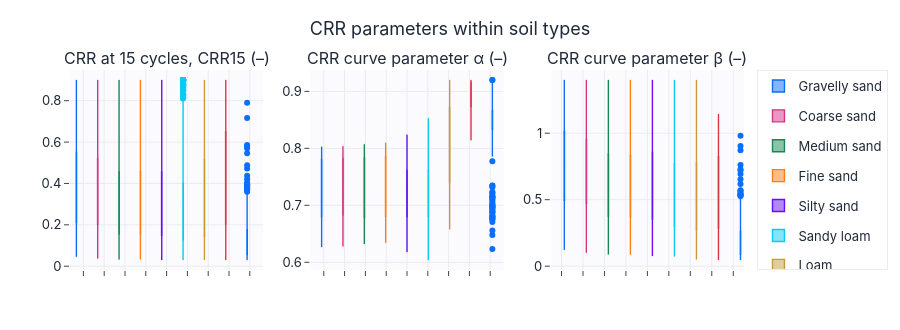

The notebook cell this image was saved under:
### Markdown cell above
## Параметры CRR по типам грунта

### Code cell
cols = ["crr_ref", "crr_alpha", "crr_betta"]
box_grid(meta, value_cols=cols, group_col="soil_type", group_order=soil_present,
         group_labels=SOIL_DISPLAY_NAMES_EN, titles=[FEATURE_AXIS_LABELS_EN.get(c, c) for c in cols],
         n_cols=3, title="CRR parameters within soil types",
         save=SAVE_FIGS, fig_id="1_3_crr_by_soil").show()

### Figure 1 — Plotly figure (JSON) as saved in the notebook; plotly's stock layout.template omitted (floating-point values rounded to 4 significant figures; data arrays with more than 128 entries replaced by an {"elided": "..."} marker saying what was removed)
{"data": [{"boxmean": true, "legendgroup": "Gravelly sand", "line": {"width": 1.4}, "marker": {"color": "#0b6efd"}, "name": "Gravelly sand", "showlegend": true, "type": "box", "xaxis": "x", "y": {"elided": "1429 float values"}, "yaxis": "y"}, {"boxmean": true, "legendgroup": "Coarse sand", "line": {"width": 1.4}, "marker": {"color": "#d63384"}, "name": "Coarse sand", "showlegend": true, "type": "box", "xaxis": "x", "y": {"elided": "2044 float values"}, "yaxis": "y"}, {"boxmean": true, "legendgroup": "Medium sand", "line": {"width": 1.4}, "marker": {"color": "#198754"}, "name": "Medium sand", "showlegend": true, "type": "box", "xaxis": "x", "y": {"elided": "4065 float values"}, "yaxis": "y"}, {"boxmean": true, "legendgroup": "Fine sand", "line": {"width": 1.4}, "marker": {"color": "#fd7e14"}, "name": "Fine sand", "showlegend": true, "type": "box", "xaxis": "x", "y": {"elided": "3091 float values"}, "yaxis": "y"}, {"boxmean": true, "legendgroup": "Silty sand", "line": {"width": 1.4}, "marker": {"color": "#6610f2"}, "name": "Silty sand", "showlegend": true, "type": "box", "xaxis": "x", "y": {"elided": "5894 float values"}, "yaxis": "y"}, {"boxmean": true, "legendgroup": "Sandy loam", "line": {"width": 1.4}, "marker": {"color": "#0dcaf0"}, "name": "Sandy loam", "showlegend": true, "type": "box", "xaxis": "x", "y": {"elided": "3558 float values"}, "yaxis": "y"}, {"boxmean": true, "legendgroup": "Loam", "line": {"width": 1.4}, "marker": {"color": "#c99a3d"}, "name": "Loam", "showlegend": true, "type": "box", "xaxis": "x", "y": {"elided": "2334 float values"}, "yaxis": "y"}, {"boxmean": true, "legendgroup": "Clay", "line": {"width": 1.4}, "marker": {"color": "#dc3545"}, "name": "Clay", "showlegend": true, "type": "box", "xaxis": "x", "y": {"elided": "1200 float values"}, "yaxis": "y"}, {"boxmean": true, "legendgroup": "Peat", "line": {"width": 1.4}, "marker": {"color": "#0b6efd"}, "name": "Peat", "showlegend": true, "type": "box", "xaxis": "x", "y": {"elided": "385 float values"}, "yaxis": "y"}, {"boxmean": true, "legendgroup": "Gravelly sand", "line": {"width": 1.4}, "marker": {"color": "#0b6efd"}, "name": "Gravelly sand", "showlegend": false, "type": "box", "xaxis": "x2", "y": {"elided": "1429 float values"}, "yaxis": "y2"}, {"boxmean": true, "legendgroup": "Coarse sand", "line": {"width": 1.4}, "marker": {"color": "#d63384"}, "name": "Coarse sand", "showlegend": false, "type": "box", "xaxis": "x2", "y": {"elided": "2044 float values"}, "yaxis": "y2"}, {"boxmean": true, "legendgroup": "Medium sand", "line": {"width": 1.4}, "marker": {"color": "#198754"}, "name": "Medium sand", "showlegend": false, "type": "box", "xaxis": "x2", "y": {"elided": "4065 float values"}, "yaxis": "y2"}, {"boxmean": true, "legendgroup": "Fine sand", "line": {"width": 1.4}, "marker": {"color": "#fd7e14"}, "name": "Fine sand", "showlegend": false, "type": "box", "xaxis": "x2", "y": {"elided": "3091 float values"}, "yaxis": "y2"}, {"boxmean": true, "legendgroup": "Silty sand", "line": {"width": 1.4}, "marker": {"color": "#6610f2"}, "name": "Silty sand", "showlegend": false, "type": "box", "xaxis": "x2", "y": {"elided": "5894 float values"}, "yaxis": "y2"}, {"boxmean": true, "legendgroup": "Sandy loam", "line": {"width": 1.4}, "marker": {"color": "#0dcaf0"}, "name": "Sandy loam", "showlegend": false, "type": "box", "xaxis": "x2", "y": {"elided": "3558 float values"}, "yaxis": "y2"}, {"boxmean": true, "legendgroup": "Loam", "line": {"width": 1.4}, "marker": {"color": "#c99a3d"}, "name": "Loam", "showlegend": false, "type": "box", "xaxis": "x2", "y": {"elided": "2334 float values"}, "yaxis": "y2"}, {"boxmean": true, "legendgroup": "Clay", "line": {"width": 1.4}, "marker": {"color": "#dc3545"}, "name": "Clay", "showlegend": false, "type": "box", "xaxis": "x2", "y": {"elided": "1200 float values"}, "yaxis": "y2"}, {"boxmean": true, "legendgroup": "Peat", "line": {"width": 1.4}, "marker": {"color": "#0b6efd"}, "name": "Peat", "showlegend": false, "type": "box", "xaxis": "x2", "y": {"elided": "385 float values"}, "yaxis": "y2"}, {"boxmean": true, "legendgroup": "Gravelly sand", "line": {"width": 1.4}, "marker": {"color": "#0b6efd"}, "name": "Gravelly sand", "showlegend": false, "type": "box", "xaxis": "x3", "y": {"elided": "1429 float values"}, "yaxis": "y3"}, {"boxmean": true, "legendgroup": "Coarse sand", "line": {"width": 1.4}, "marker": {"color": "#d63384"}, "name": "Coarse sand", "showlegend": false, "type": "box", "xaxis": "x3", "y": {"elided": "2044 float values"}, "yaxis": "y3"}, {"boxmean": true, "legendgroup": "Medium sand", "line": {"width": 1.4}, "marker": {"color": "#198754"}, "name": "Medium sand", "showlegend": false, "type": "box", "xaxis": "x3", "y": {"elided": "4065 float values"}, "yaxis": "y3"}, {"boxmean": true, "legendgroup": "Fine sand", "line": {"width": 1.4}, "marker": {"color": "#fd7e14"}, "name": "Fine sand", "showlegend": false, "type": "box", "xaxis": "x3", "y": {"elided": "3091 float values"}, "yaxis": "y3"}, {"boxmean": true, "legendgroup": "Silty sand", "line": {"width": 1.4}, "marker": {"color": "#6610f2"}, "name": "Silty sand", "showlegend": false, "type": "box", "xaxis": "x3", "y": {"elided": "5894 float values"}, "yaxis": "y3"}, {"boxmean": true, "legendgroup": "Sandy loam", "line": {"width": 1.4}, "marker": {"color": "#0dcaf0"}, "name": "Sandy loam", "showlegend": false, "type": "box", "xaxis": "x3", "y": {"elided": "3558 float values"}, "yaxis": "y3"}, {"boxmean": true, "legendgroup": "Loam", "line": {"width": 1.4}, "marker": {"color": "#c99a3d"}, "name": "Loam", "showlegend": false, "type": "box", "xaxis": "x3", "y": {"elided": "2334 float values"}, "yaxis": "y3"}, {"boxmean": true, "legendgroup": "Clay", "line": {"width": 1.4}, "marker": {"color": "#dc3545"}, "name": "Clay", "showlegend": false, "type": "box", "xaxis": "x3", "y": {"elided": "1200 float values"}, "yaxis": "y3"}, {"boxmean": true, "legendgroup": "Peat", "line": {"width": 1.4}, "marker": {"color": "#0b6efd"}, "name": "Peat", "showlegend": false, "type": "box", "xaxis": "x3", "y": {"elided": "385 float values"}, "yaxis": "y3"}], "layout": {"annotations": [{"font": {"size": 16}, "showarrow": false, "text": "CRR at 15 cycles, CRR15 (–)", "x": 0.1433, "xanchor": "center", "xref": "paper", "y": 1.0, "yanchor": "bottom", "yref": "paper"}, {"font": {"size": 16}, "showarrow": false, "text": "CRR curve parameter α (–)", "x": 0.5, "xanchor": "center", "xref": "paper", "y": 1.0, "yanchor": "bottom", "yref": "paper"}, {"font": {"size": 16}, "showarrow": false, "text": "CRR curve parameter β (–)", "x": 0.8567, "xanchor": "center", "xref": "paper", "y": 1.0, "yanchor": "bottom", "yref": "paper"}], "boxmode": "group", "height": 330, "title": {"text": "CRR parameters within soil types"}, "xaxis": {"anchor": "y", "domain": [0.0, 0.2867], "showticklabels": false}, "xaxis2": {"anchor": "y2", "domain": [0.3567, 0.6433], "showticklabels": false}, "xaxis3": {"anchor": "y3", "domain": [0.7133, 1.0], "showticklabels": false}, "yaxis": {"anchor": "x", "domain": [0.0, 1.0]}, "yaxis2": {"anchor": "x2", "domain": [0.0, 1.0]}, "yaxis3": {"anchor": "x3", "domain": [0.0, 1.0]}}}
